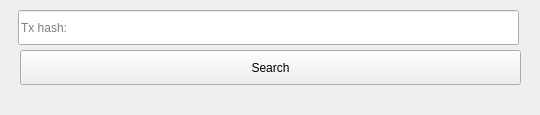
<?xml version="1.0" encoding="UTF-8"?>
<ui version="4.0">
 <class>tx_hash_input_window</class>
 <widget class="QWidget" name="tx_hash_input_window">
  <property name="geometry">
   <rect>
    <x>0</x>
    <y>0</y>
    <width>540</width>
    <height>115</height>
   </rect>
  </property>
  <property name="windowTitle">
   <string>Find TX by hash</string>
  </property>
  <widget class="QLineEdit" name="tx_hash_input">
   <property name="geometry">
    <rect>
     <x>18</x>
     <y>10</y>
     <width>501</width>
     <height>35</height>
    </rect>
   </property>
   <property name="sizePolicy">
    <sizepolicy hsizetype="Expanding" vsizetype="Fixed">
     <horstretch>0</horstretch>
     <verstretch>0</verstretch>
    </sizepolicy>
   </property>
   <property name="minimumSize">
    <size>
     <width>0</width>
     <height>35</height>
    </size>
   </property>
   <property name="inputMask">
    <string/>
   </property>
   <property name="text">
    <string/>
   </property>
   <property name="echoMode">
    <enum>QLineEdit::Normal</enum>
   </property>
   <property name="placeholderText">
    <string>Tx hash:</string>
   </property>
  </widget>
  <widget class="QPushButton" name="get_tx_by_hash_button">
   <property name="geometry">
    <rect>
     <x>20</x>
     <y>50</y>
     <width>501</width>
     <height>35</height>
    </rect>
   </property>
   <property name="sizePolicy">
    <sizepolicy hsizetype="Minimum" vsizetype="Maximum">
     <horstretch>0</horstretch>
     <verstretch>0</verstretch>
    </sizepolicy>
   </property>
   <property name="minimumSize">
    <size>
     <width>100</width>
     <height>35</height>
    </size>
   </property>
   <property name="text">
    <string>Search</string>
   </property>
  </widget>
 </widget>
 <resources/>
 <connections/>
</ui>
